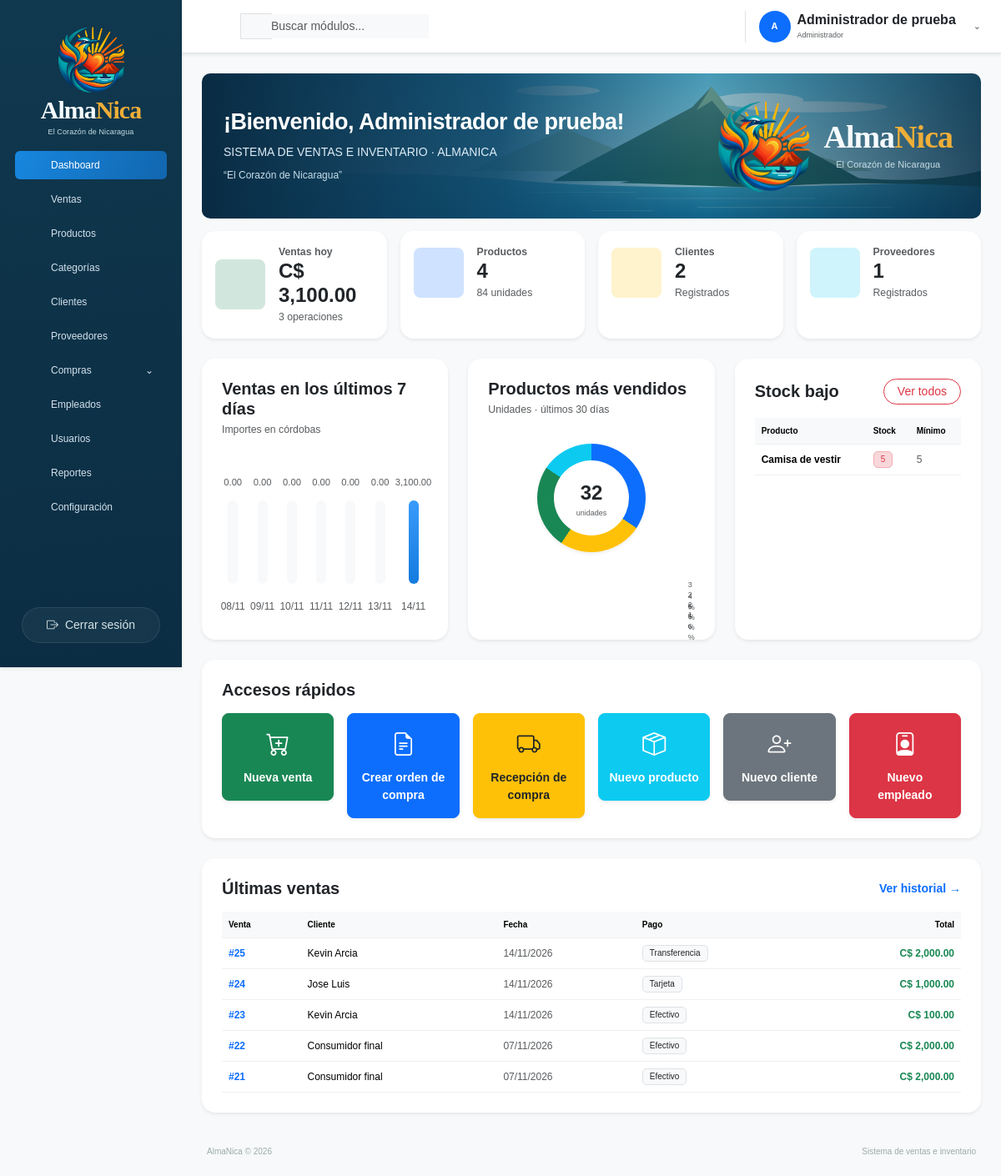
Screenshot of /panel.php (signed in) with the database file from the repository.
### tables this page shows
CREATE TABLE `producto` (
  `Id_Producto` int(11) NOT NULL AUTO_INCREMENT,
  `Codigo` varchar(50) NOT NULL,
  `Nombre` varchar(100) NOT NULL,
  `Id_Categoria` int(11) DEFAULT NULL,
  `Id_Proveedor` int(11) DEFAULT NULL,
  `Marca` varchar(50) DEFAULT NULL,
  `Talla` varchar(10) DEFAULT NULL,
  `Stock_Actual` int(11) NOT NULL DEFAULT 0,
  `Stock_Minimo` int(11) DEFAULT 5,
  `Precio_Venta` decimal(10,2) NOT NULL,
  `Imagen` varchar(80) DEFAULT NULL,
  PRIMARY KEY (`Id_Producto`),
  UNIQUE KEY `Codigo` (`Codigo`),
  KEY `Id_Categoria` (`Id_Categoria`),
  KEY `Id_Proveedor` (`Id_Proveedor`),
  KEY `idx_producto_codigo` (`Codigo`),
  CONSTRAINT `producto_ibfk_1` FOREIGN KEY (`Id_Categoria`) REFERENCES `categoria` (`Id_Categoria`) ON DELETE SET NULL,
  CONSTRAINT `producto_ibfk_2` FOREIGN KEY (`Id_Proveedor`) REFERENCES `proveedor` (`Id_Proveedor`) ON DELETE SET NULL
);

CREATE TABLE `venta` (
  `Id_Venta` int(11) NOT NULL AUTO_INCREMENT,
  `Id_Cliente` int(11) DEFAULT NULL,
  `Id_Empleado` int(11) NOT NULL,
  `Fecha` datetime DEFAULT current_timestamp(),
  `Total` decimal(10,2) NOT NULL DEFAULT 0.00,
  `Metodo_Pago` enum('Efectivo','Tarjeta','Transferencia') NOT NULL DEFAULT 'Efectivo',
  PRIMARY KEY (`Id_Venta`),
  KEY `Id_Cliente` (`Id_Cliente`),
  KEY `Id_Empleado` (`Id_Empleado`),
  KEY `idx_venta_fecha` (`Fecha`),
  CONSTRAINT `venta_ibfk_1` FOREIGN KEY (`Id_Cliente`) REFERENCES `cliente` (`Id_Cliente`) ON DELETE SET NULL,
  CONSTRAINT `venta_ibfk_2` FOREIGN KEY (`Id_Empleado`) REFERENCES `empleado` (`Id_Empleado`)
);

### panel.php (called while the page is built, shortened)
<?php
require __DIR__ . '/app/controladores/sistema.php';

### app/soporte/funciones.php (called while the page is built, shortened)
<?php
function escapar($valor): string
{
    return htmlspecialchars((string) $valor, ENT_QUOTES, 'UTF-8');
}
function numero($valor): string
{
    return number_format((float) $valor, 0, '.', ',');
}
function importe($valor): string
{
    return number_format((float) $valor, 2, '.', ',');
}
function fechaCorta(?string $valor): string
{
    $fecha = DateTimeImmutable::createFromFormat('!Y-m-d', substr($valor, 0, 10));
    return $fecha && $fecha->format('Y-m-d') === substr($valor, 0, 10) ? $fecha->format('d/m/Y') : '—';
}

### app/modulos/dashboard/modelo.php (called while the page is built, shortened)
<?php
function obtenerDashboard(PDO $conexion): array
{
    $hoy = new DateTimeImmutable('today');
    $desde = $hoy->modify('-6 days');
    $hasta = $hoy->modify('+1 day');
    $serie = [];
    $error = '';
    try {
        $estadisticas = $conexion->query('SELECT (SELECT COUNT(*) FROM Producto) AS productos, (SELECT COALESCE(SUM(Stock_Actual), 0) FROM Producto) AS unidades, (SELECT COUNT(*) FROM Cliente) AS clientes, (SELECT COUNT(*) FROM Proveedor) AS proveedores, (SELECT COUNT(*) FROM OrdenCompra WHERE Estado = "Pendiente") AS pendientes, (SELECT COUNT(*) FROM Producto WHERE Stock_Actual <= COALESCE(Stock_Minimo, 5)) AS alertas')->fetch();
        $consulta = $conexion->prepare('SELECT COALESCE(SUM(Total), 0) AS importe, COUNT(*) AS cantidad FROM Venta WHERE Fecha >= ? AND Fecha < ?');
        $consulta->execute([$hoy->format('Y-m-d'), $hasta->format('Y-m-d')]);
        $ventaHoy = $consulta->fetch();
        $consulta = $conexion->prepare('SELECT DATE(Fecha) AS dia, SUM(Total) AS total FROM Venta WHERE Fecha >= ? AND Fecha < ? GROUP BY DATE(Fecha) ORDER BY dia');
        $consulta->execute([$desde->format('Y-m-d'), $hasta->format('Y-m-d')]);
        $porDia = $consulta->fetchAll(PDO::FETCH_KEY_PAIR);
        for ($i = 0; $i < 7; $i++) {
            $fecha = $desde->modify("+$i days");
            $serie[] = ['fecha' => $fecha->format('d/m'), 'total' => (float) ($porDia[$fecha->format('Y-m-d')] ?? 0)];
        }
        $ventas = $conexion->query('SELECT v.Id_Venta, v.Fecha, v.Total, v.Metodo_Pago, COALESCE(c.Nombre, "Consumidor final") AS Cliente FROM Venta v LEFT JOIN Cliente c ON c.Id_Cliente = v.Id_Cliente ORDER BY v.Fecha DESC, v.Id_Venta DESC LIMIT 5')->fetchAll();
        $stockBajo = $conexion->query('SELECT Codigo, Nombre, Stock_Actual, COALESCE(Stock_Minimo, 5) AS Stock_Minimo FROM Producto WHERE Stock_Actual <= COALESCE(Stock_Minimo, 5) ORDER BY Stock_Actual, Nombre LIMIT 5')->fetchAll();
        $consulta=$conexion->prepare('SELECT p.Nombre,SUM(d.Cantidad) AS Unidades FROM Detalle_Venta d JOIN Venta v ON v.Id_Venta=d.Id_Venta JOIN Producto p ON p.Id_Producto=d.Id_Producto WHERE v.Fecha>=? AND v.Fecha<? GROUP BY p.Id_Producto,p.Nombre ORDER BY Unidades DESC LIMIT 4');
        $consulta->execute([$hoy->modify('-29 days')->format('Y-m-d'),$hasta->format('Y-m-d')]);
        $populares=$consulta->fetchAll();
    } catch (PDOException $e) {
        error_log($e->getMessage());
        $error = 'No se pudieron cargar los indicadores. Revisa la conexión y las tablas de almanica.';
    }
    return compact('hoy', 'estadisticas', 'ventaHoy', 'serie', 'ventas', 'stockBajo', 'populares', 'error');
}

### app/modulos/dashboard/controlador.php (called while the page is built, shortened)
<?php
require_once __DIR__ . '/modelo.php';
$datos = obtenerDashboard($conexion); $vista = 'dashboard';

### app/soporte/sistema.php (called while the page is built, shortened)
<?php
function ruta(string $modulo, array $params = []): string { return 'panel.php?' . http_build_query(['modulo'=>$modulo] + $params); }
function dinero($valor): string { return 'C$ ' . importe($valor); }

### app/modulos/dashboard/vista.php (the view, shortened to what this page needs)
<?php if (!empty($datos['error'])): ?>
    <div class="alert alert-danger shadow-sm rounded-3" role="alert"><?= escapar($datos['error']) ?></div>
<?php else: $s=$datos['estadisticas']; ?>
<section class="commercial-hero">
    <div><h1>¡Bienvenido, <?= escapar($_SESSION['empleado']['nombre']) ?>!</h1><p>SISTEMA DE VENTAS E INVENTARIO · ALMANICA</p><span>“El Corazón de Nicaragua”</span></div>
    <div class="hero-brand"><?php require __DIR__ . '/../../vistas/parciales/marca.php'; ?></div>
</section>
<div class="row g-3 mb-4">
    <?php
    $metricas=[
        ['ventas','Ventas hoy',dinero($datos['ventaHoy']['importe']),numero($datos['ventaHoy']['cantidad']).' operaciones', 'success', 'bg-success-subtle text-success'],
        ['productos','Productos',numero($s['productos']),numero($s['unidades']).' unidades', 'primary', 'bg-primary-subtle text-primary'],
        ['clientes','Clientes',numero($s['clientes']),'Registrados', 'warning', 'bg-warning-subtle text-warning'],
        ['proveedores','Proveedores',numero($s['proveedores']),'Registrados', 'info', 'bg-info-subtle text-info']
    ];
    ?>
    <?php foreach ($metricas as [$icon,$name,$value,$caption,$color,$bgClass]): ?>
    <div class="col-12 col-sm-6 col-xl-3">
        <div class="card border-0 shadow-sm rounded-4 h-100 p-3">
            <div class="d-flex align-items-center">
                <div class="flex-shrink-0 <?= $bgClass ?> p-3 rounded-3 me-3 fs-3 d-flex align-items-center justify-content-center" style="width: 60px; height: 60px;">
                    <?= icono($icon) ?>
                </div>
                <div class="flex-grow-1">
                    <span class="text-muted fw-semibold small d-block"><?= $name ?></span>
                    <h4 class="fw-bold mb-0 text-dark"><?= $value ?></h4>
                    <small class="text-muted"><?= $caption ?></small>
                </div>
            </div>
        </div>
    </div>
    <?php endforeach; ?>
</div>
<div class="row g-4 mb-4">
    <div class="col-12 col-lg-4">
        <div class="card border-0 shadow-sm rounded-4 p-4 h-100">
            <h5 class="fw-bold mb-1">Ventas en los últimos 7 días</h5>
            <p class="text-muted small mb-3">Importes en córdobas</p>
            <?php $max=max(1,...array_column($datos['serie'],'total')); ?>
            <div class="chart d-flex justify-content-between align-items-end pt-3" style="height: 180px;">
                <?php foreach ($datos['serie'] as $dia): ?>
                <div class="chart-column text-center flex-fill px-1">
                    <small class="d-block text-muted fs-7 mb-1" style="font-size: 0.7rem;"><?= importe($dia['total']) ?></small>
                    <div class="chart-track bg-light rounded-pill position-relative mx-auto" style="height: 100px; width: 12px;">
                        <span class="position-absolute bottom-0 start-0 end-0 bg-primary rounded-pill" style="height:<?= max(0,min(100,$dia['total']/$max*100)) ?>%"></span>
                    </div>
                    <small class="d-block text-muted mt-2" style="font-size: 0.75rem;"><?= $dia['fecha'] ?></small>
                </div>
                <?php endforeach; ?>
            </div>
        </div>
    </div>
    <div class="col-12 col-lg-4">
        <div class="card border-0 shadow-sm rounded-4 p-4 h-100">
            <h5 class="fw-bold mb-1">Productos más vendidos</h5>
            <p class="text-muted small mb-3">Unidades · últimos 30 días</p>
            <?php
            $totalTop=array_sum(array_column($datos['populares'],'Unidades'));
            $colores=['#0d6efd','#ffc107','#198754','#0dcaf0'];
            $segmentos=[];
            $acumulado=0;
            foreach ($datos['populares'] as $i=>$p) {
                $inicio=$acumulado;
                $acumulado+=(float)$p['Unidades']/max(1,$totalTop)*100;
                $segmentos[]=$colores[$i].' '.$inicio.'% '.$acumulado.'%';
            }
            ?>
            <div class="donut-layout d-flex flex-column align-items-center justify-content-center h-100">
                <div class="donut rounded-circle d-flex align-items-center justify-content-center text-center shadow-sm mb-3" style="width: 130px; height: 130px; background:<?= $segmentos?'conic-gradient('.implode(',',$segmentos).')':'#e7eef5' ?>" role="img" aria-label="Distribución de los cuatro productos más vendidos">
                    <div class="bg-white rounded-circle d-flex flex-column align-items-center justify-content-center" style="width: 90px; height: 90px;">
                        <strong class="fs-4 fw-bold text-dark"><?= numero($totalTop) ?></strong>
                        <small class="text-muted fs-7">unidades</small>
                    </div>
                </div>
                <ul class="donut-legend list-unstyled w-100 small mb-0">
                    <?php foreach ($datos['populares'] as $i=>$p): ?>
                    <li class="d-flex align-items-center justify-content-between mb-1">
                        <span class="d-flex align-items-center"><span class="rounded-circle d-inline-block me-2" style="width: 10px; height: 10px; background:<?= $colores[$i] ?>"></span><b><?= escapar($p['Nombre']) ?></b></span>
                        <span class="text-muted"><?= round($p['Unidades']/max(1,$totalTop)*100) ?>%</span>
                    </li>
                    <?php endforeach; ?>
                </ul>
            </div>
        </div>
    </div>
    <div class="col-12 col-lg-4">
        <div class="card border-0 shadow-sm rounded-4 p-4 h-100 d-flex flex-column">
            <div class="d-flex justify-content-between align-items-center mb-3">
                <h5 class="fw-bold mb-0">Stock bajo</h5>
                <a class="btn btn-sm btn-outline-danger rounded-pill px-3" href="<?= escapar(ruta('productos',['bajo'=>1])) ?>">Ver todos</a>
            </div>
            <div class="table-responsive flex-grow-1">
                <table class="table table-hover align-middle mb-0">
                    <thead class="table-light">
                        <tr>
                            <th>Producto</th>
                            <th>Stock</th>
                            <th>Mínimo</th>
                        </tr>
                    </thead>
                    <tbody>
                        <?php foreach ($datos['stockBajo'] as $p): ?>
                        <tr>
                            <td class="fw-semibold"><?= escapar($p['Nombre']) ?></td>
                            <td><span class="badge bg-danger-subtle text-danger border border-danger-subtle px-2 py-1"><?= numero($p['Stock_Actual']) ?></span></td>
                            <td class="text-muted"><?= numero($p['Stock_Minimo']) ?></td>
                        </tr>
                        <?php endforeach; ?>
                    </tbody>
                </table>
            </div>
        </div>
    </div>
</div>
<div class="card border-0 shadow-sm rounded-4 p-4 mb-4">
    <h5 class="fw-bold mb-3">Accesos rápidos</h5>
    <div class="row g-3" aria-label="Accesos rápidos">
        <?php
        $accesos=[
            ['ventas','Nueva venta',[], 'btn-success', 'bi-cart-plus'],
            ['compras','Crear orden de compra',['accion'=>'nuevo'],'btn-primary', 'bi-file-earmark-text'],
            ['recepcion','Recepción de compra',[],'btn-warning text-dark', 'bi-truck'],
            ['productos','Nuevo producto',['accion'=>'nuevo'],'btn-info text-white', 'bi-box-seam'],
            ['clientes','Nuevo cliente',['accion'=>'nuevo'],'btn-secondary', 'bi-person-plus'],
            ['empleados','Nuevo empleado',['accion'=>'nuevo'],'btn-danger', 'bi-person-badge']
        ];
        foreach ($accesos as [$mod,$label,$params,$btnClass,$iconBootstrap]): if (!puedeVer($mod) || !puedeEditar($mod)) continue; ?>
        <div class="col-6 col-sm-4 col-md-3 col-xl-2">
            <a class="btn <?= $btnClass ?> w-100 py-3 rounded-3 d-flex flex-column align-items-center justify-content-center gap-2 shadow-sm text-decoration-none fw-semibold" href="<?= escapar(ruta($mod,$params)) ?>">
                <i class="bi <?= $iconBootstrap ?> fs-3"></i>
                <span class="small"><?= $label ?></span>
            </a>
        </div>
        <?php endforeach; ?>
    </div>
</div>
<div class="card border-0 shadow-sm rounded-4 p-4">
    <div class="d-flex justify-content-between align-items-center mb-3">
        <h5 class="fw-bold mb-0">Últimas ventas</h5>
        <a class="text-decoration-none fw-semibold text-primary" href="<?= escapar(ruta('ventas')) ?>">Ver historial →</a>
    </div>
    <div class="table-responsive">
        <table class="table table-hover align-middle mb-0">
            <thead class="table-light">
                <tr>
                    <th>Venta</th>
                    <th>Cliente</th>
                    <th>Fecha</th>
                    <th>Pago</th>
                    <th class="text-end">Total</th>
                </tr>
            </thead>
            <tbody>
                <?php foreach ($datos['ventas'] as $v): ?>
                <tr>
                    <td class="fw-bold text-primary">#<?= (int)$v['Id_Venta'] ?></td>
                    <td><?= escapar($v['Cliente']) ?></td>
                    <td class="text-muted"><?= escapar(fechaCorta($v['Fecha'])) ?></td>
                    <td><span class="badge bg-light text-dark border px-2 py-1"><?= escapar($v['Metodo_Pago']) ?></span></td>
                    <td class="text-end fw-bold text-success"><?= dinero($v['Total']) ?></td>
                </tr>
                <?php endforeach; ?>
            </tbody>
        </table>
    </div>
</div>
<?php endif; ?>

### rows the page displays
producto: Nombre "Camisa de vestir", Stock_Actual "5", Stock_Minimo "5"
venta: Id_Venta "25", Cliente "Kevin Arcia", Fecha "14/11/2026", Metodo_Pago "Transferencia", Total "C$ 2,000.00"
venta: Id_Venta "24", Cliente "Jose Luis", Fecha "14/11/2026", Metodo_Pago "Tarjeta", Total "C$ 1,000.00"
venta: Id_Venta "23", Cliente "Kevin Arcia", Fecha "14/11/2026", Metodo_Pago "Efectivo", Total "C$ 100.00"
venta: Id_Venta "22", Cliente "Consumidor final", Fecha "07/11/2026", Metodo_Pago "Efectivo", Total "C$ 2,000.00"
venta: Id_Venta "21", Cliente "Consumidor final", Fecha "07/11/2026", Metodo_Pago "Efectivo", Total "C$ 2,000.00"

### other values shown
$label "Dashboard"
$label "Ventas"
$label "Productos"
$label "Categorías"
$label "Clientes"
$label "Proveedores"
$label "Empleados"
$label "Usuarios"
$label "Reportes"
$label "Configuración"
escapar(mb_substr($_SESSION['empleado']['nombre'],0,1)) "A"
escapar($_SESSION['empleado']['nombre']) "Administrador de prueba"
escapar($_SESSION['empleado']['rol']) "Administrador"
$name "Ventas hoy"
$value "C$ 3,100.00"
